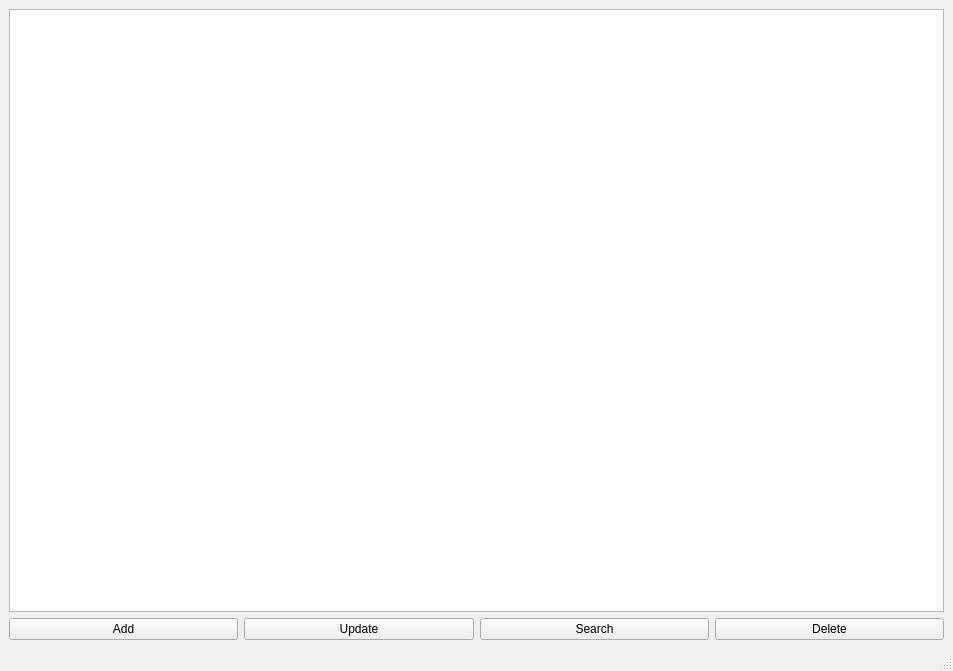
<?xml version="1.0" encoding="UTF-8"?>
<ui version="4.0">
 <class>MainWindow</class>
 <widget class="QMainWindow" name="MainWindow">
  <property name="geometry">
   <rect>
    <x>0</x>
    <y>0</y>
    <width>953</width>
    <height>671</height>
   </rect>
  </property>
  <property name="windowTitle">
   <string>MainWindow</string>
  </property>
  <widget class="QWidget" name="centralwidget">
   <layout class="QGridLayout" name="gridLayout">
    <item row="0" column="0">
     <layout class="QVBoxLayout" name="verticalLayout">
      <item>
       <widget class="QTableWidget" name="tableWidget"/>
      </item>
      <item>
       <layout class="QHBoxLayout" name="horizontalLayout">
        <item>
         <widget class="QPushButton" name="pushButton">
          <property name="text">
           <string>Add</string>
          </property>
         </widget>
        </item>
        <item>
         <widget class="QPushButton" name="pushButton_2">
          <property name="text">
           <string>Update</string>
          </property>
         </widget>
        </item>
        <item>
         <widget class="QPushButton" name="pushButton_3">
          <property name="text">
           <string>Search</string>
          </property>
         </widget>
        </item>
        <item>
         <widget class="QPushButton" name="pushButton_4">
          <property name="text">
           <string>Delete</string>
          </property>
         </widget>
        </item>
       </layout>
      </item>
     </layout>
    </item>
   </layout>
  </widget>
  <widget class="QMenuBar" name="menubar">
   <property name="geometry">
    <rect>
     <x>0</x>
     <y>0</y>
     <width>953</width>
     <height>21</height>
    </rect>
   </property>
  </widget>
  <widget class="QStatusBar" name="statusbar"/>
 </widget>
 <resources/>
 <connections/>
</ui>
